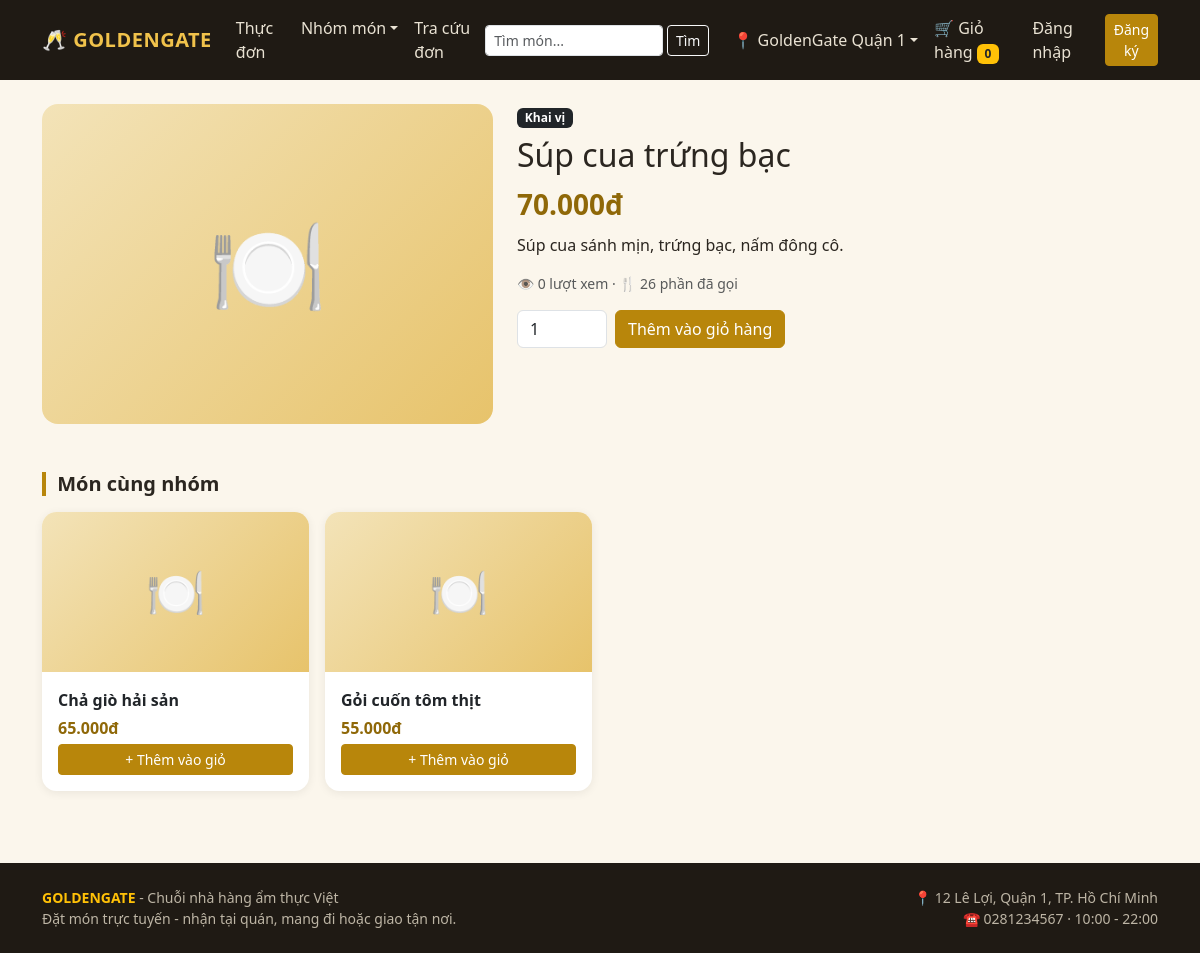
Page /index.php?action=detail&id=3 on the committed database.
### tables this page shows
CREATE TABLE chinhanh (
  id INT AUTO_INCREMENT PRIMARY KEY,
  tenchinhanh VARCHAR(100) NOT NULL,
  diachi VARCHAR(255) NOT NULL,
  sodienthoai VARCHAR(15) DEFAULT NULL,
  giomocua TIME NOT NULL DEFAULT '10:00:00',
  giodongcua TIME NOT NULL DEFAULT '22:00:00',
  trangthai TINYINT NOT NULL DEFAULT 1
);

CREATE TABLE nhomon (
  id INT AUTO_INCREMENT PRIMARY KEY,
  tennhom VARCHAR(50) NOT NULL
);

CREATE TABLE monan (
  id INT AUTO_INCREMENT PRIMARY KEY,
  tenmon VARCHAR(255) NOT NULL,
  mota TEXT,
  giaban DECIMAL(12,0) NOT NULL DEFAULT 0,
  hinhanh VARCHAR(255) DEFAULT NULL,
  nhom_id INT NOT NULL,
  luotxem INT NOT NULL DEFAULT 0,
  luotgoi INT NOT NULL DEFAULT 0,
  trangthai TINYINT NOT NULL DEFAULT 1,
  FOREIGN KEY (nhom_id) REFERENCES nhomon(id)
);

### core/helpers.php (called while the page is built, shortened)
<?php
function cfg($key) { return $GLOBALS['config'][$key] ?? null; }
function e($s) { return htmlspecialchars((string)$s, ENT_QUOTES, 'UTF-8'); }
function money($n) { return number_format((float)$n, 0, ',', '.') . 'đ'; }
function current_user() {
    $u = $_SESSION['user'] ?? null;
    return (is_array($u) && isset($u['id'], $u['hoten'], $u['loai'])) ? $u : null;
}
function img_url($name) { return $name ? '../uploads/monan/' . rawurlencode($name) : null; }

### core/bootstrap.php (called while the page is built, shortened)
<?php
spl_autoload_register(function ($class) {
    $f = ROOT . '/model/' . strtolower($class) . '.php';
});
require_once ROOT . '/core/helpers.php';

### model/db.php (called while the page is built, shortened)
<?php
class DB {
    private static $pdo = null;
    public static function pdo() {
        if (!self::$pdo) {
            $c = cfg('db');
            $dsn = "mysql:host={$c['host']};port={$c['port']};dbname={$c['name']};charset=utf8mb4";
            self::$pdo = new PDO($dsn, $c['user'], $c['pass'], [
                PDO::ATTR_ERRMODE => PDO::ERRMODE_EXCEPTION,
                PDO::ATTR_DEFAULT_FETCH_MODE => PDO::FETCH_ASSOC,
                PDO::ATTR_EMULATE_PREPARES => false,
            ]);
            self::$pdo->exec("SET time_zone = '+07:00'");
        }
        return self::$pdo;
    }
    public static function all($sql, $p = []) { $s = self::pdo()->prepare($sql); $s->execute($p); return $s->fetchAll(); }
    public static function one($sql, $p = []) { $s = self::pdo()->prepare($sql); $s->execute($p); $r = $s->fetch(); return $r ?: null; }
    public static function exec($sql, $p = []) { $s = self::pdo()->prepare($sql); $s->execute($p); return $s->rowCount(); }
}

### model/chinhanh.php (called while the page is built, shortened)
<?php
class ChiNhanh {
    public static function dangHoatDong() { return DB::all("SELECT * FROM chinhanh WHERE trangthai=1 ORDER BY id"); }
    public static function laySo($id) { return DB::one("SELECT * FROM chinhanh WHERE id=?", [(int)$id]); }
}

### model/giohang.php (called while the page is built, shortened)
<?php
class GioHang {
    public static function raw() { return $_SESSION['giohang'] ?? []; }
    public static function dem() { return array_sum(self::raw()); }
}

### model/monan.php (called while the page is built, shortened)
<?php
class MonAn {
    public static function layTheoChiNhanh($cn, $nhom = null, $q = null) {
        $sql = self::SEL . " WHERE m.trangthai = 1 AND mc.conphucvu = 1";
        $p = [(int)$cn];
        if ($nhom) { $sql .= " AND m.nhom_id = ?"; $p[] = (int)$nhom; }
        $sql .= " ORDER BY m.nhom_id, m.luotgoi DESC, m.id";
        return DB::all($sql, $p);
    }
    public static function layTheoId($id, $cn) {
        return DB::one(self::SEL . " WHERE m.id = ?", [(int)$cn, (int)$id]);
    }
}

### public/inc/top.php (the view, shortened to what this page needs)
<?php require_once __DIR__ . '/card.php'; ?>
<!DOCTYPE html>
<html lang="vi">
<head>
  <link href="https://cdn.jsdelivr.net/npm/bootstrap@5.3.3/dist/css/bootstrap.min.css" rel="stylesheet">
  <link href="assets/gg.css" rel="stylesheet">
</head>
<body>
<nav class="navbar navbar-expand-lg navbar-gg navbar-dark sticky-top">
  <div class="container">
    <a class="navbar-brand" href="index.php">🥂 GOLDENGATE</a>
    <div class="collapse navbar-collapse" id="nav">
      <ul class="navbar-nav me-auto">
        <li class="nav-item"><a class="nav-link" href="index.php">Thực đơn</a></li>
        <li class="nav-item dropdown">
          <a class="nav-link dropdown-toggle" href="#" data-bs-toggle="dropdown">Nhóm món</a>
        </li>
        <li class="nav-item"><a class="nav-link" href="index.php?action=tracuu">Tra cứu đơn</a></li>
      </ul>
      <form class="d-flex me-3" method="get" action="index.php">
        <input class="form-control form-control-sm me-1" name="q" placeholder="Tìm món..." value="<?= e($_GET['q'] ?? '') ?>">
        <button class="btn btn-sm btn-outline-light">Tìm</button>
      </form>
      <ul class="navbar-nav align-items-lg-center">
        <li class="nav-item dropdown">
          <a class="nav-link dropdown-toggle" href="#" data-bs-toggle="dropdown">📍 <?= e($cb['tenchinhanh'] ?? 'Chọn chi nhánh') ?></a>
        </li>
        <li class="nav-item"><a class="nav-link" href="index.php?action=giohang">🛒 Giỏ hàng <span class="badge bg-warning text-dark"><?= (int)$soGio ?></span></a></li>
        <?php if ($user): ?>
          <li class="nav-item dropdown">
            <a class="nav-link dropdown-toggle" href="#" data-bs-toggle="dropdown">👤 <?= e($user['hoten']) ?></a>
            <ul class="dropdown-menu dropdown-menu-end">
              <li><a class="dropdown-item" href="index.php?action=donhang">Đơn hàng của tôi</a></li>
              <?php if ((int)$user['loai'] <= 2): ?><li><a class="dropdown-item" href="../admin/index.php">Trang quản trị</a></li><?php endif; ?>
              <li><hr class="dropdown-divider"></li>
              <li><a class="dropdown-item" href="index.php?action=dangxuat">Đăng xuất</a></li>
            </ul>
          </li>
        <?php else: ?>
          <li class="nav-item"><a class="nav-link" href="index.php?action=dangnhap">Đăng nhập</a></li>
          <li class="nav-item"><a class="btn btn-sm btn-gg ms-lg-2" href="index.php?action=dangky">Đăng ký</a></li>
        <?php endif; ?>
      </ul>
    </div>
  </div>
</nav>
<main class="container py-4">

### public/detail.php (shortened to what this page needs)
<?php include 'inc/top.php'; $img = img_url($m['hinhanh']); $ton = (int)$m['soluongton']; ?>
<div class="row g-4">
  <div class="col-md-5">
    <?php if ($img): ?><img src="<?= e($img) ?>" class="img-fluid rounded-4 shadow-sm" alt="<?= e($m['tenmon']) ?>">
    <?php else: ?><div class="mon-ph rounded-4" style="height:320px;font-size:6rem">🍽️</div><?php endif; ?>
  </div>
  <div class="col-md-7">
    <span class="badge bg-dark mb-2"><?= e($m['tennhom']) ?></span>
    <h2><?= e($m['tenmon']) ?></h2>
    <div class="fs-3 price mb-2"><?= money($m['giaban']) ?></div>
    <p><?= nl2br(e($m['mota'])) ?></p>
    <p class="text-muted small">👁 <?= (int)$m['luotxem'] ?> lượt xem · 🍴 <?= (int)$m['luotgoi'] ?> phần đã gọi</p>
    <?php if (!$m['conphucvu']): ?>
      <div class="alert alert-warning">Chi nhánh <?= e($cb['tenchinhanh']) ?> hiện không phục vụ món này. Hãy chọn chi nhánh khác.</div>
    <?php elseif ($ton <= 0): ?>
      <div class="alert alert-secondary">Món này tạm hết tại chi nhánh đang chọn.</div>
    <?php else: ?>
      <form method="post" action="index.php" class="d-flex gap-2 align-items-center">
        <input type="number" name="soluong" value="1" min="1" max="<?= min(20, $ton) ?>" class="form-control" style="width:90px">
        <button class="btn btn-gg">Thêm vào giỏ hàng</button>
      </form>
    <?php endif; ?>
  </div>
</div>
<?php if ($cungNhom): ?>
  <h5 class="section-title mt-5 mb-3">Món cùng nhóm</h5>
  <div class="row g-3"><?php foreach ($cungNhom as $x) echo card_mon($x, $here); ?></div>
<?php endif; ?>
<?php include 'inc/bottom.php'; ?>

### public/inc/card.php (shortened to what this page needs)
<?php
function card_mon($m, $here, $lyDo = null) {
    $img = img_url($m['hinhanh']);
    $ton = (int)($m['soluongton'] ?? 0);
    ob_start(); ?>
    <div class="col-6 col-md-4 col-lg-3">
      <div class="card card-mon">
        <a href="index.php?action=detail&id=<?= (int)$m['id'] ?>" class="text-decoration-none">
          <?php if ($img): ?><img class="mon-img" src="<?= e($img) ?>" alt="<?= e($m['tenmon']) ?>">
          <?php else: ?><div class="mon-ph">🍽️</div><?php endif; ?>
        </a>
        <div class="card-body d-flex flex-column">
          <a href="index.php?action=detail&id=<?= (int)$m['id'] ?>" class="text-dark text-decoration-none fw-semibold"><?= e($m['tenmon']) ?></a>
          <div class="price my-1"><?= money($m['giaban']) ?></div>
          <div class="mt-auto">
            <?php if ($ton <= 0): ?>
              <button class="btn btn-secondary btn-sm w-100" disabled>Tạm hết</button>
            <?php else: ?>
              <form method="post" action="index.php">
                <button class="btn btn-gg btn-sm w-100">+ Thêm vào giỏ</button>
              </form>
            <?php endif; ?>
          </div>
        </div>
      </div>
    </div>
    <?php return ob_get_clean();
}

### public/inc/bottom.php (shortened to what this page needs)
</main>
<footer class="py-4 mt-5">
  <div class="container small">
    <div class="row">
      <div class="col-md-6"><strong class="text-warning">GOLDENGATE</strong> - Chuỗi nhà hàng ẩm thực Việt<br>Đặt món trực tuyến - nhận tại quán, mang đi hoặc giao tận nơi.</div>
      <div class="col-md-6 text-md-end">
        <?php if (!empty($cb)): ?>📍 <?= e($cb['diachi']) ?><br>☎ <?= e($cb['sodienthoai']) ?> · <?= substr($cb['giomocua'], 0, 5) ?> - <?= substr($cb['giodongcua'], 0, 5) ?><?php endif; ?>
      </div>
    </div>
  </div>
</footer>
</body>
</html>

### public/assets/gg.css (style rules this page uses)
:root { --gg-gold:#b8860b; --gg-gold-d:#8f6808; --gg-dark:#1f1a14; --gg-cream:#fbf6ec; }
body { background: var(--gg-cream); color:#2b2620; }
.navbar-gg { background: var(--gg-dark); }
.navbar-gg .navbar-brand { color: #f0c24b; font-weight:700; letter-spacing:.5px; }
.navbar-gg .nav-link, .navbar-gg .btn-link { color:#e9e2d3; }
.btn-gg { background: var(--gg-gold); border-color: var(--gg-gold); color:#fff; }
.card-mon { border:0; border-radius:.9rem; box-shadow:0 2px 10px rgba(0,0,0,.07); transition: transform .15s; height:100%; }
.mon-ph { height:160px; border-radius:.9rem .9rem 0 0; display:flex; align-items:center; justify-content:center; font-size:3rem; background: linear-gradient(135deg,#f3e3b8,#e7c36b); }
.price { color: var(--gg-gold-d); font-weight:700; }
.section-title { border-left:4px solid var(--gg-gold); padding-left:.7rem; font-weight:700; }
footer { background: var(--gg-dark); color:#bdb5a5; }

### rows in the picture
chinhanh: tenchinhanh "GoldenGate Quận 1", diachi "12 Lê Lợi, Quận 1, TP. Hồ Chí Minh", sodienthoai "0281234567", giomocua "10:00", giodongcua "22:00"
nhomon: tennhom "Khai vị"
monan: tenmon "Súp cua trứng bạc", giaban "70.000đ", mota "Súp cua sánh mịn, trứng bạc, nấm đông cô.", luotxem "0", luotgoi "26"
monan: tenmon "Chả giò hải sản", giaban "65.000đ"
monan: tenmon "Gỏi cuốn tôm thịt", giaban "55.000đ"

### other values in the picture
$soGio "0"
